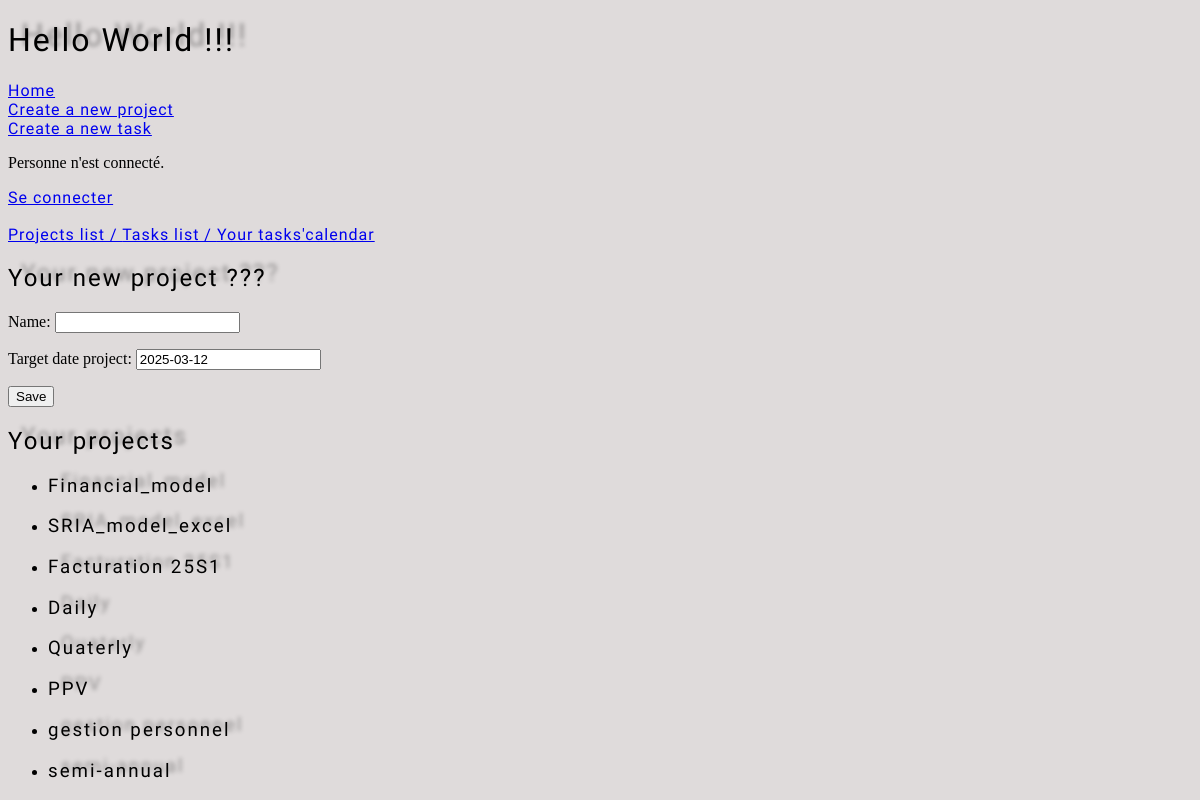
The app's page /todo/project_creation/ with its own data.
### todolist/models.py (models this page shows, shortened)
class Project(models.Model):
  name=models.CharField(max_length=100, unique=True)
  slug=models.SlugField(max_length=100, unique=True, blank=True)
  target_date_project = models.DateField(default=default_target_date)
  historic_target_date_project= models.JSONField(default=list, blank=True)

### todolist/views.py (the view)
# urls.py: path('project_creation/', ProjectCreateView.as_view(), name='project_creation'),
class ProjectCreateView(CreateView):
  model= Project
  template_name= 'todolist/project_form.html'
  form_class= ProjectForm
  success_url= reverse_lazy('todolist:projects_list')
  def get_context_data(self, *args, **kwargs):
    context= super().get_context_data(*args, **kwargs)
    context['projects']=Project.objects.all()
    return context

### todolist/forms.py
class ProjectForm(forms.ModelForm):
  class Meta:
    model = Project
    fields = ['name', 'target_date_project']
    widget= {'target_date_project': forms.DateInput(attrs={'type':'date'})
             }

### todolist/models.py (called while the page is built)
def default_target_date():
  return date.today() + timedelta(days=1)

### todolist/templates/todolist/project_form.html (shortened to what this page needs)
<!DOCTYPE html>
<html lang="en">
  {% extends 'base.html' %} {% load static %}
    {% block content %}
    <h2>Your new project ???</h2>
    <form method="post">
      {% csrf_token %} {{ form.as_p }}
      <button type="submit">Save</button>
    </form>
    <h2>Your projects</h2>
    <ul>
      {% for project in projects %}
      <li>
       <h3>{{ project.name }}</h3>
      </li>
      {% endfor %}
    {% endblock content %}

### static/css/users/style.css (style rules this page uses)
body { background-color: rgb(223, 219, 219); }
h2 { letter-spacing: 2px; text-shadow: 13px -5px 4px #00000057; font-family: "Creepster", "Times New Roman", Times, serif; font-weight: 200; font-style: normal; }
h3 { letter-spacing: 2px; text-shadow: 13px -5px 4px #00000057; font-family: "Creepster", "Times New Roman", Times, serif; font-weight: 175; font-style: normal; }

### records on screen
Project: name "Financial_model"
Project: name "SRIA_model_excel"
Project: name "Facturation 25S1"
Project: name "Daily"
Project: name "Quaterly"
Project: name "PPV"
Project: name "gestion personnel"
Project: name "semi-annual"
